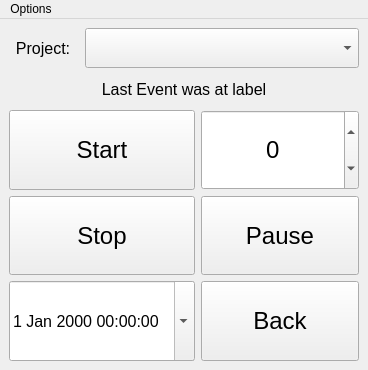
<?xml version="1.0" encoding="UTF-8"?>
<ui version="4.0">
 <class>MainWindow</class>
 <widget class="QMainWindow" name="MainWindow">
  <property name="geometry">
   <rect>
    <x>0</x>
    <y>0</y>
    <width>368</width>
    <height>370</height>
   </rect>
  </property>
  <property name="windowTitle">
   <string>Stempeluhr</string>
  </property>
  <widget class="QWidget" name="centralwidget">
   <layout class="QHBoxLayout" name="horizontalLayout">
    <item>
     <layout class="QGridLayout" name="gridLayout">
      <item row="3" column="1">
       <widget class="QPushButton" name="pause_button">
        <property name="minimumSize">
         <size>
          <width>0</width>
          <height>50</height>
         </size>
        </property>
        <property name="maximumSize">
         <size>
          <width>200</width>
          <height>100</height>
         </size>
        </property>
        <property name="font">
         <font>
          <pointsize>18</pointsize>
         </font>
        </property>
        <property name="text">
         <string>Pause</string>
        </property>
       </widget>
      </item>
      <item row="3" column="0">
       <widget class="QPushButton" name="stop_button">
        <property name="minimumSize">
         <size>
          <width>0</width>
          <height>50</height>
         </size>
        </property>
        <property name="maximumSize">
         <size>
          <width>200</width>
          <height>100</height>
         </size>
        </property>
        <property name="font">
         <font>
          <pointsize>18</pointsize>
         </font>
        </property>
        <property name="text">
         <string>Stop</string>
        </property>
       </widget>
      </item>
      <item row="2" column="1">
       <widget class="QSpinBox" name="pause_box">
        <property name="minimumSize">
         <size>
          <width>0</width>
          <height>50</height>
         </size>
        </property>
        <property name="maximumSize">
         <size>
          <width>16777215</width>
          <height>100</height>
         </size>
        </property>
        <property name="font">
         <font>
          <pointsize>18</pointsize>
         </font>
        </property>
        <property name="alignment">
         <set>Qt::AlignCenter</set>
        </property>
        <property name="minimum">
         <number>-120</number>
        </property>
        <property name="maximum">
         <number>120</number>
        </property>
        <property name="singleStep">
         <number>5</number>
        </property>
       </widget>
      </item>
      <item row="0" column="0" colspan="2">
       <layout class="QHBoxLayout" name="horizontalLayout_2">
        <property name="sizeConstraint">
         <enum>QLayout::SetMinimumSize</enum>
        </property>
        <item>
         <widget class="QLabel" name="label_project">
          <property name="maximumSize">
           <size>
            <width>70</width>
            <height>50</height>
           </size>
          </property>
          <property name="font">
           <font>
            <pointsize>12</pointsize>
           </font>
          </property>
          <property name="text">
           <string>Project:  </string>
          </property>
          <property name="alignment">
           <set>Qt::AlignRight|Qt::AlignTrailing|Qt::AlignVCenter</set>
          </property>
         </widget>
        </item>
        <item>
         <widget class="QComboBox" name="input_project">
          <property name="minimumSize">
           <size>
            <width>0</width>
            <height>40</height>
           </size>
          </property>
          <property name="font">
           <font>
            <pointsize>12</pointsize>
           </font>
          </property>
         </widget>
        </item>
       </layout>
      </item>
      <item row="2" column="0">
       <widget class="QPushButton" name="start_button">
        <property name="minimumSize">
         <size>
          <width>0</width>
          <height>50</height>
         </size>
        </property>
        <property name="maximumSize">
         <size>
          <width>200</width>
          <height>100</height>
         </size>
        </property>
        <property name="font">
         <font>
          <pointsize>18</pointsize>
         </font>
        </property>
        <property name="text">
         <string>Start</string>
        </property>
       </widget>
      </item>
      <item row="4" column="1">
       <widget class="QPushButton" name="back_button">
        <property name="minimumSize">
         <size>
          <width>0</width>
          <height>50</height>
         </size>
        </property>
        <property name="maximumSize">
         <size>
          <width>200</width>
          <height>100</height>
         </size>
        </property>
        <property name="font">
         <font>
          <pointsize>18</pointsize>
         </font>
        </property>
        <property name="text">
         <string>Back</string>
        </property>
       </widget>
      </item>
      <item row="1" column="0" colspan="2">
       <widget class="QLabel" name="label_last_event">
        <property name="maximumSize">
         <size>
          <width>16777215</width>
          <height>30</height>
         </size>
        </property>
        <property name="font">
         <font>
          <pointsize>12</pointsize>
         </font>
        </property>
        <property name="text">
         <string>Last Event was at label</string>
        </property>
        <property name="scaledContents">
         <bool>false</bool>
        </property>
        <property name="alignment">
         <set>Qt::AlignCenter</set>
        </property>
        <property name="wordWrap">
         <bool>true</bool>
        </property>
       </widget>
      </item>
      <item row="4" column="0">
       <widget class="QDateTimeEdit" name="past_datetime_edit">
        <property name="minimumSize">
         <size>
          <width>0</width>
          <height>50</height>
         </size>
        </property>
        <property name="maximumSize">
         <size>
          <width>200</width>
          <height>100</height>
         </size>
        </property>
        <property name="font">
         <font>
          <pointsize>12</pointsize>
         </font>
        </property>
        <property name="calendarPopup">
         <bool>true</bool>
        </property>
       </widget>
      </item>
     </layout>
    </item>
   </layout>
  </widget>
  <widget class="QMenuBar" name="menubar">
   <property name="geometry">
    <rect>
     <x>0</x>
     <y>0</y>
     <width>368</width>
     <height>22</height>
    </rect>
   </property>
   <widget class="QMenu" name="menuOptions">
    <property name="title">
     <string>Options</string>
    </property>
    <addaction name="action_report"/>
    <addaction name="action_past_entry"/>
    <addaction name="separator"/>
    <addaction name="action_configuration"/>
    <addaction name="action_set_vacation"/>
    <addaction name="action_overtime_adjustment"/>
    <addaction name="action_save_folder"/>
    <addaction name="separator"/>
    <addaction name="action_about"/>
    <addaction name="action_open_folder"/>
    <addaction name="action_update"/>
   </widget>
   <addaction name="menuOptions"/>
  </widget>
  <action name="action_show_events">
   <property name="text">
    <string>Events Anzeigen</string>
   </property>
  </action>
  <action name="action_add_events">
   <property name="text">
    <string>Add old Events</string>
   </property>
  </action>
  <action name="action_report">
   <property name="text">
    <string>Summary</string>
   </property>
  </action>
  <action name="action_configuration">
   <property name="text">
    <string>Configure Settings</string>
   </property>
  </action>
  <action name="action_save_folder">
   <property name="text">
    <string>Set Save Folder</string>
   </property>
  </action>
  <action name="action_update">
   <property name="text">
    <string>Search for Updates</string>
   </property>
  </action>
  <action name="action_past_entry">
   <property name="text">
    <string>Switch to Past Entry</string>
   </property>
  </action>
  <action name="action_tmp2">
   <property name="text">
    <string>tmp2</string>
   </property>
  </action>
  <action name="action_about">
   <property name="text">
    <string>About</string>
   </property>
  </action>
  <action name="action_open_folder">
   <property name="text">
    <string>Open Config Folder</string>
   </property>
  </action>
  <action name="action_set_vacation">
   <property name="text">
    <string>Set Time Off</string>
   </property>
  </action>
  <action name="action_overtime_adjustment">
   <property name="text">
    <string>Adjust Overtime</string>
   </property>
  </action>
 </widget>
 <resources/>
 <connections/>
</ui>
